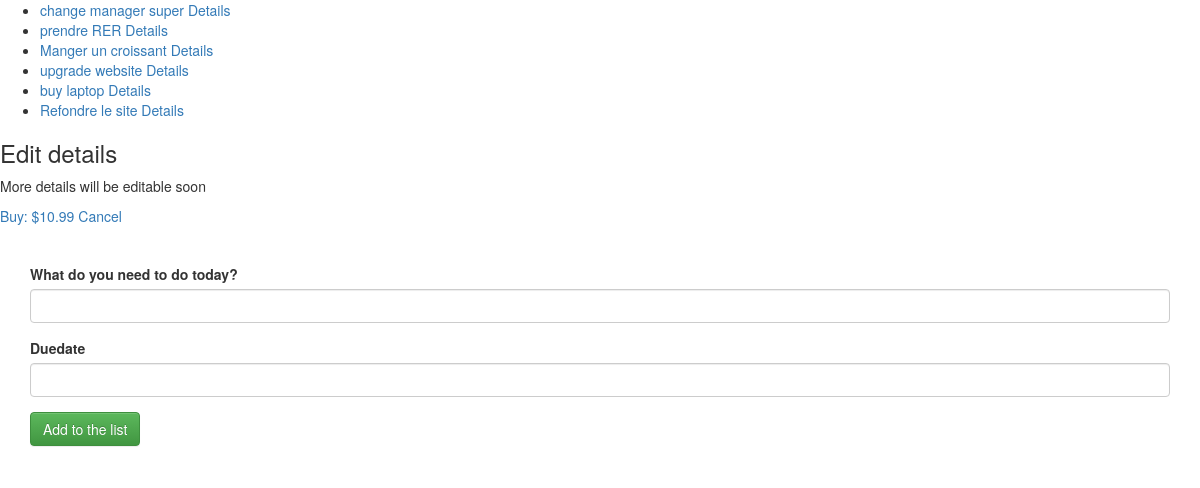
Page /listcreate/ (signed in) on the earlier database version.
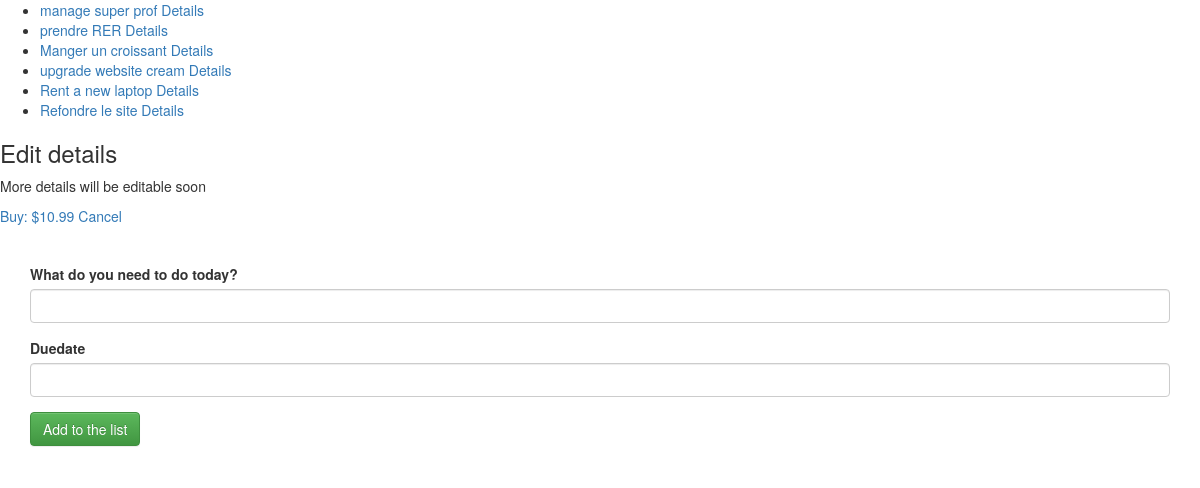
Same page on the later database version.
### core/models.py (models this page shows, shortened)
class Entry(models.Model):
	user = models.ForeignKey(User)
	name = models.CharField(max_length=50)
	data = models.CharField(max_length=200, blank=True)
	order = models.IntegerField(default=1000)
	duedate = models.DateTimeField(null=True, blank=True)
	done = models.IntegerField(default=0) # 0 = to do / 1 = completed
	impediment = models.IntegerField(default=0) # 0 = No / 1 = Yes
	assignees = models.ManyToManyField(User, related_name='assignees',blank=True)
	created_at = models.DateTimeField(auto_now_add=True)
	class Meta:
		ordering = ['order']
		verbose_name_plural = "entries"
	def __str__(self):
		return str(self.name)
	def update_entry_url(self):
		return reverse (viewname="detail", args=[self.id])

### core/views.py (the view, shortened to what this page needs)
# urls.py: url(r'^listcreate/$', coreviews.ListAppend.as_view(), name='listappend'),
class ListAppend(ListAppendView):
	model = coremodels.Entry
	template_name = 'entry/listcreate.html'
	def get_queryset(self):
		return coremodels.Entry.objects.filter(user=self.request.user).order_by('order')

### core/models.py
class EntryCreateForm(ModelForm):
	class Meta:
		model = Entry
		fields = ['name','duedate'] # the form on the homepage
	def __init__(self, *args, **kwargs): # current_business, as parameter (cf Creeam)
		super(EntryCreateForm, self).__init__(*args, **kwargs)
		self.fields['name'].label = "What do you need to do today?"

### core/models.py (called while the page is built)
	def get(self, request, *args, **kwargs):
		self.object_list = self.get_queryset()
		allow_empty = self.get_allow_empty()
		if not allow_empty and len(self.object_list) == 0:
			raise Http404(_(u"Empty list and '%(class_name)s.allow_empty' is False.")
							% {'class_name': self.__class__.__name__})
		self.object = None
		form_class = self.get_form_class()
		form = self.get_form(form_class)
		context = self.get_context_data(object_list=self.object_list, form=form)
		return self.render_to_response(context)

### templates/entry/listcreate.html (shortened to what this page needs)
{% load widget_tweaks %}
<link rel="stylesheet" href="http://code.jquery.com/mobile/1.4.5/jquery.mobile-1.4.5.min.css" />
<link rel="stylesheet" href="https://maxcdn.bootstrapcdn.com/bootstrap/3.3.6/css/bootstrap.min.css">
<link rel="stylesheet" href="https://maxcdn.bootstrapcdn.com/bootstrap/3.3.6/css/bootstrap-theme.min.css">
<ul data-role="listview" data-filter="true"  data-split-icon="gear" data-split-theme="a" data-filter-placeholder="Search an action ..." data-inset="true">
    {% for objects in object_list %}
      <li id="entry_{{ objects.id }}" class="ui-state-default">
        <a href="{{ objects.update_entry_url }}" data-ajax="false">{{ objects }}</a>
<a href="#details" data-rel="popup" data-position-to="window" data-transition="pop">Details</a>
      </li>
    {% endfor %}
</ul>
{% include 'entry/popup.html' %}
<p>
<section id="services">
<div class="container">
<div class="row">
{% if form %}
<div class="col-md-12">
<form action="" method="post" data-ajax="false" enctype="multipart/form-data">{% csrf_token %}{{ form.media }}
{% for field in form %}
<div class="form-group warning">
<label for="exampleInputFile">{{ field.label }}</label>
{{ field|add_class:"form-control"}}
</div>
{% endfor %}
<input type="submit" class="btn btn-success" role="button" value="{{ verb|default:"Add to the list" }}" />
</form>
</div>
{% endif %}
</div>
</div>
</section>

### templates/entry/popup.html
<div data-role="popup" id="details" data-theme="a" data-overlay-theme="b" class="ui-content" style="max-width:340px; padding-bottom:2em;">
    <h3>Edit details</h3>
<p>More details will be editable soon</p>
    <a href="index.html" data-rel="back" class="ui-shadow ui-btn ui-corner-all ui-btn-b ui-icon-check ui-btn-icon-left ui-btn-inline ui-mini">Buy: $10.99</a>
    <a href="index.html" data-rel="back" class="ui-shadow ui-btn ui-corner-all ui-btn-inline ui-mini">Cancel</a>
</div>

Differences in the rows shown:
changed Entry: name "change manager super" → "manage super prof"
changed Entry: name "upgrade website" → "upgrade website cream"
changed Entry: name "buy laptop" → "Rent a new laptop"
